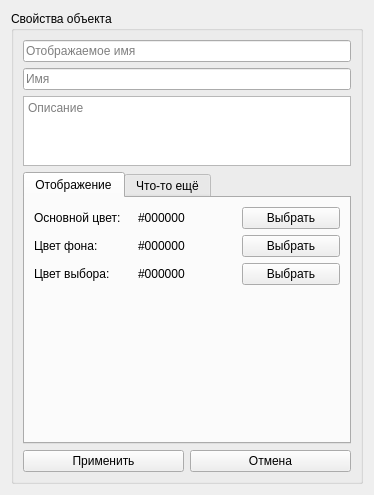
<?xml version="1.0" encoding="UTF-8"?>
<ui version="4.0">
 <class>ObjectPropertyEditorForm</class>
 <widget class="QWidget" name="ObjectPropertyEditorForm">
  <property name="geometry">
   <rect>
    <x>0</x>
    <y>0</y>
    <width>374</width>
    <height>495</height>
   </rect>
  </property>
  <property name="windowTitle">
   <string>Form</string>
  </property>
  <property name="styleSheet">
   <string notr="true"/>
  </property>
  <layout class="QVBoxLayout" name="verticalLayout">
   <item>
    <widget class="QGroupBox" name="groupBox">
     <property name="title">
      <string>Свойства объекта</string>
     </property>
     <layout class="QVBoxLayout" name="verticalLayout_2">
      <item>
       <widget class="QLineEdit" name="shortName_lineEdit">
        <property name="placeholderText">
         <string>Отображаемое имя</string>
        </property>
       </widget>
      </item>
      <item>
       <widget class="QLineEdit" name="name_lineEdit">
        <property name="placeholderText">
         <string>Имя</string>
        </property>
       </widget>
      </item>
      <item>
       <widget class="QPlainTextEdit" name="description_plainTextEdit">
        <property name="sizePolicy">
         <sizepolicy hsizetype="Expanding" vsizetype="Expanding">
          <horstretch>0</horstretch>
          <verstretch>1</verstretch>
         </sizepolicy>
        </property>
        <property name="placeholderText">
         <string>Описание</string>
        </property>
       </widget>
      </item>
      <item>
       <widget class="QTabWidget" name="property_tabWidget">
        <property name="sizePolicy">
         <sizepolicy hsizetype="Expanding" vsizetype="Expanding">
          <horstretch>0</horstretch>
          <verstretch>4</verstretch>
         </sizepolicy>
        </property>
        <property name="currentIndex">
         <number>0</number>
        </property>
        <widget class="QWidget" name="tab">
         <attribute name="title">
          <string>Отображение</string>
         </attribute>
         <layout class="QVBoxLayout" name="verticalLayout_3">
          <item>
           <layout class="QHBoxLayout" name="horizontalLayout_2">
            <item>
             <widget class="QLabel" name="label">
              <property name="text">
               <string>Основной цвет:</string>
              </property>
             </widget>
            </item>
            <item>
             <widget class="QLabel" name="mainColor_label">
              <property name="text">
               <string>#000000</string>
              </property>
             </widget>
            </item>
            <item>
             <widget class="QPushButton" name="selectMainColor_pushButton">
              <property name="text">
               <string>Выбрать</string>
              </property>
             </widget>
            </item>
           </layout>
          </item>
          <item>
           <layout class="QHBoxLayout" name="horizontalLayout_3">
            <item>
             <widget class="QLabel" name="label_5">
              <property name="text">
               <string>Цвет фона:</string>
              </property>
             </widget>
            </item>
            <item>
             <widget class="QLabel" name="bgrColor_label">
              <property name="text">
               <string>#000000</string>
              </property>
             </widget>
            </item>
            <item>
             <widget class="QPushButton" name="selectBgrColor_pushButton">
              <property name="text">
               <string>Выбрать</string>
              </property>
             </widget>
            </item>
           </layout>
          </item>
          <item>
           <layout class="QHBoxLayout" name="horizontalLayout_4">
            <item>
             <widget class="QLabel" name="label_3">
              <property name="text">
               <string>Цвет выбора:</string>
              </property>
             </widget>
            </item>
            <item>
             <widget class="QLabel" name="selectedColor_label">
              <property name="text">
               <string>#000000</string>
              </property>
             </widget>
            </item>
            <item>
             <widget class="QPushButton" name="selectSelectionColor_pushButton">
              <property name="text">
               <string>Выбрать</string>
              </property>
             </widget>
            </item>
           </layout>
          </item>
          <item>
           <spacer name="verticalSpacer">
            <property name="orientation">
             <enum>Qt::Vertical</enum>
            </property>
            <property name="sizeHint" stdset="0">
             <size>
              <width>20</width>
              <height>111</height>
             </size>
            </property>
           </spacer>
          </item>
         </layout>
        </widget>
        <widget class="QWidget" name="tab_2">
         <attribute name="title">
          <string>Что-то ещё</string>
         </attribute>
        </widget>
       </widget>
      </item>
      <item>
       <layout class="QHBoxLayout" name="horizontalLayout">
        <item>
         <widget class="QPushButton" name="accept_pushButton">
          <property name="text">
           <string>Применить</string>
          </property>
         </widget>
        </item>
        <item>
         <widget class="QPushButton" name="cancel_pushButton">
          <property name="text">
           <string>Отмена</string>
          </property>
         </widget>
        </item>
       </layout>
      </item>
     </layout>
    </widget>
   </item>
  </layout>
 </widget>
 <resources/>
 <connections/>
</ui>
